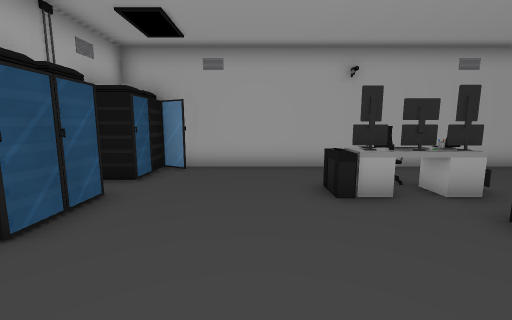
View 1 (above)

13 first-person views from a walk through a scene from a Unity 3-D project. The camera is 1.4 m above the floor, tilts 8° down and sees 90° across. The floor is counted in squares, 1 m on a side. Each view is taken from the middle of a square. On the plan, view 1 faces up. The plan holds only what a view shows up to about 13 squares ahead; the rest is blank. The place goes on beyond the plan. The player character is not drawn. Some surface patterns are stand-ins.

View 2
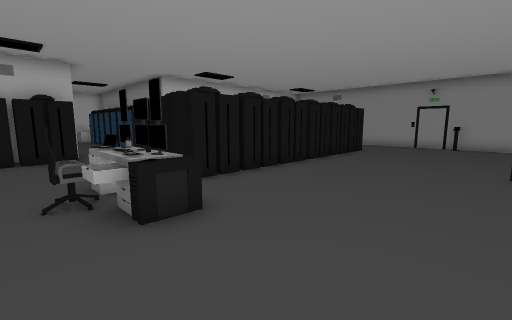

View 3
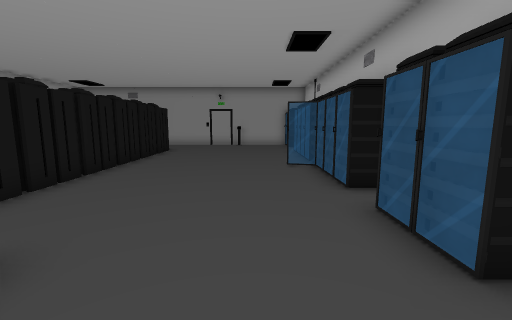

View 4
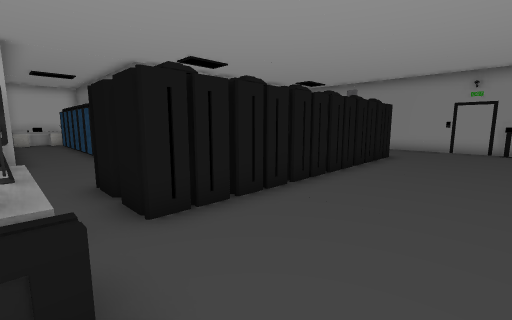

View 5
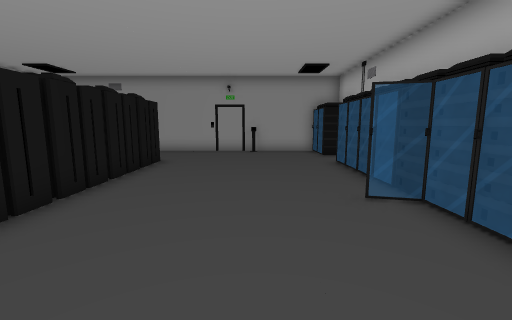

View 6
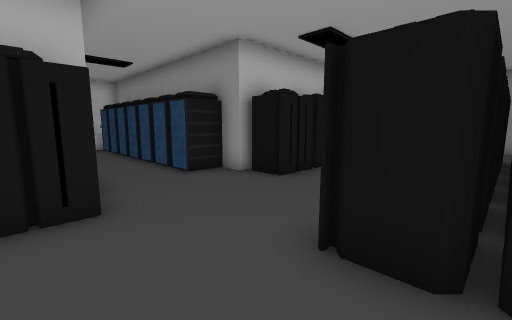

View 7
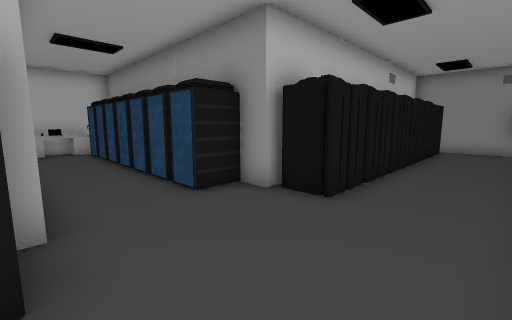

View 8
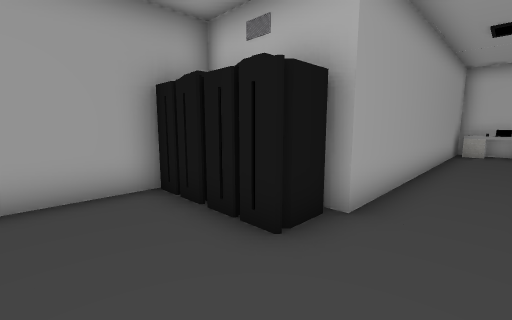

View 9
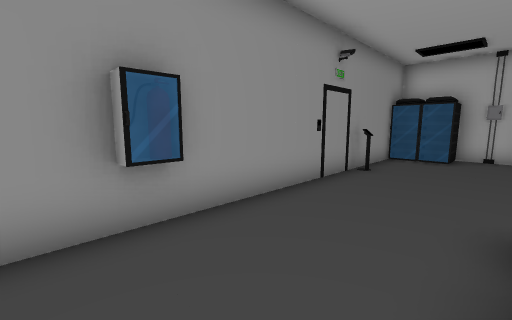

View 10
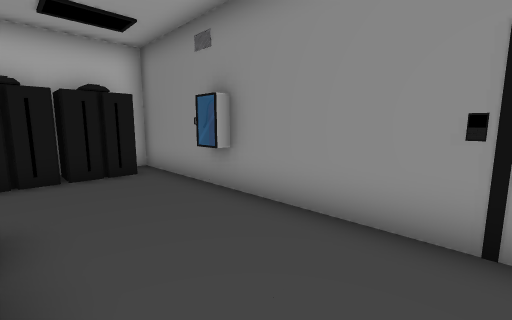

View 11
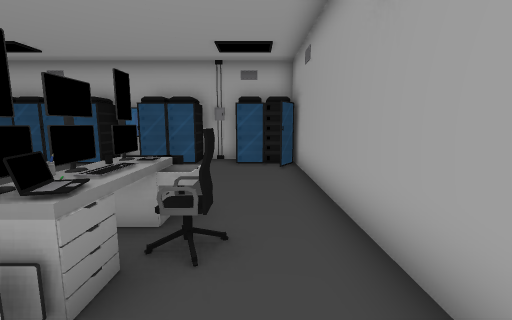

View 12
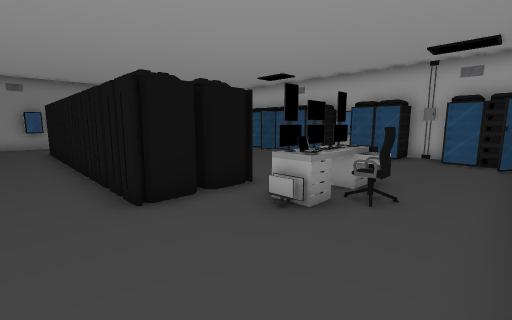

View 13
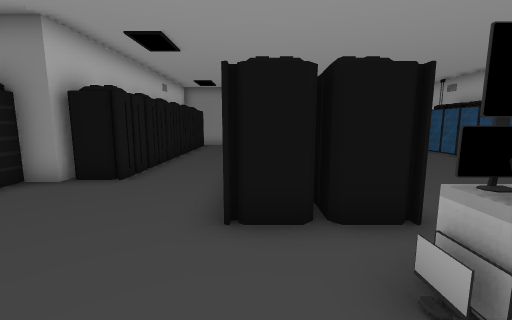

### Floor plan
Points are (right, up) in squares from view 1. A wall is a line through its corners. A room is listed if a view was taken in it or the views show most of it. See-through windows are left out.
Room 1 (views 1, 2, 3, 4, 5, 6, 7, 8, 9, 10, 11, 12, 13)
walls: (10.8, 0.2) (10.8, 0.9) (11.5, 0.9); (-4.3, -6.9) (-4.3, -8.5); (9.5, 8.4) (-3, 8.4); (-3.1, -10.5) (10.9, -10.5); (21.8, 1.7) (21.8, 4.7) (10.8, 4.7) (10.8, 6.7)
objects: server (-4, -10) to (-3, -10); server (-4, -9) to (-3, -9); server (-4, -6) to (-3, -6); server (-4, -5) to (-3, -5); server (-4, -4) to (-3, -4); server (-4, -3) to (-3, -3); server (-4, -2) to (-2, -2); server (-4, -1) to (-3, -1); server (-4, 0) to (-3, 0); server (-4, 1) to (-3, 1); other object (-4, 2); server (-4, 3) to (-3, 4); server (-4, 5) to (-3, 5); server (-4, 6) to (-3, 7); server (-4, 8) to (-3, 8); other object (-3, 2); computer (2, 5) to (2, 6); other object (3, 4); keyboard (3, 5); chair (3, 6); server (4, -7) to (5, -6); server (4, -5) to (5, -4); server (4, -3) to (5, -2); server (4, -1) to (5, 0); server (4, 1) to (5, 1); server (4, 2) to (5, 3); laptop (4, 5) to (4, 6); other object (6, -10); server (6, -7) to (6, -6); server (6, -5) to (6, -4); server (6, -3) to (6, -2); server (6, -1) to (6, 0); server (6, 1); server (6, 2) to (6, 3); other object (7, -10); server (10, -10) to (10, -8); server (10, -7); server (10, -6) to (10, -5); server (10, -4) to (10, -3); server (10, -2) to (10, -1); server (10, 0) to (10, 1); server (10, 5) to (10, 6); server (10, 7) to (10, 8); server (12, 1) to (12, 2); server (13, 2) to (14, 2); server (15, 2); server (16, 1) to (16, 2); server (17, 1) to (17, 2); server (18, 2) to (19, 2); server (20, 2); other object (20, 3); desk (21, 2) to (21, 4)

Where each view was taken, in squares from view 1:
view 1: 0 up, 0 right, facing up
view 2: 7 up, 2 left, facing down-right
view 3: 7 up, 1 left, facing down
view 4: 5 up, 0 right, facing down-right
view 5: 3 up, 0 right, facing down
view 6: 6 up, 5 right, facing down-right
view 7: 5 up, 7 right, facing down-right
view 8: 3 up, 7 right, facing up-right
view 9: 7 down, 8 right, facing down-left
view 10: 7 down, 2 right, facing down-right
view 11: 7 up, 6 right, facing left
view 12: 8 up, 8 right, facing down-left
view 13: 7 up, 6 right, facing down
